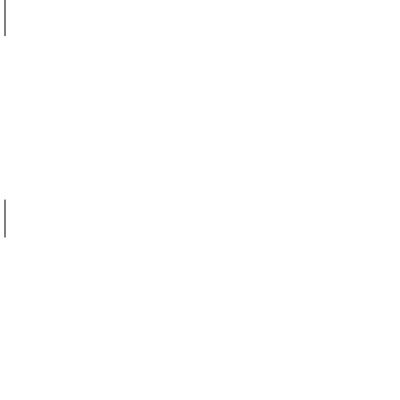
Frame 1 (no input)
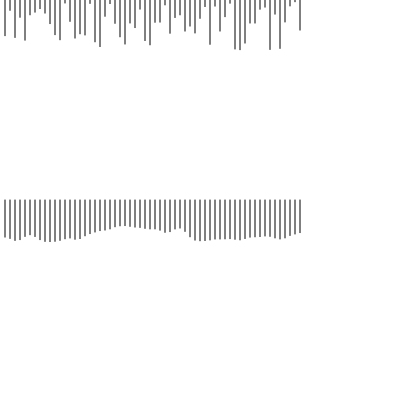
Frame 60 (no input)
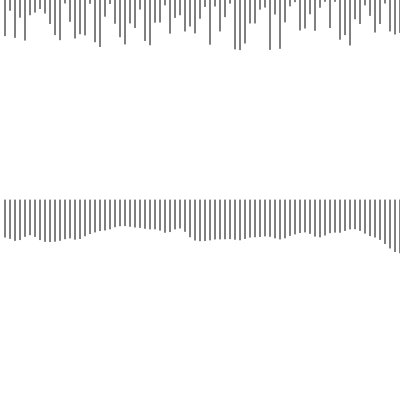
Frame 120 (the mouse pressed at the canvas centre since frame 60)

The p5.js sketch that drew these frames (run headless with seeded random() and noise() and a simulated clock; from frame 60 on, the mouse is pressed at the canvas centre):

// p5.js sketch
// ── sketch.js
let x0, step, t,t0;

function setup() {
  createCanvas(400, 400);
  x0 = 0;
  step = 5;
  t = 0.05;
  t0 = 5;
}

function draw() {
  // background(255,10);
  let y = random(0, +step * 10);
  x0 += 5;
  line(x0, 0, x0, y);

  let n = noise(t0);
  line(x0, height / 2, x0, height / 2 + n*100);
  t0=t0+t;
}
